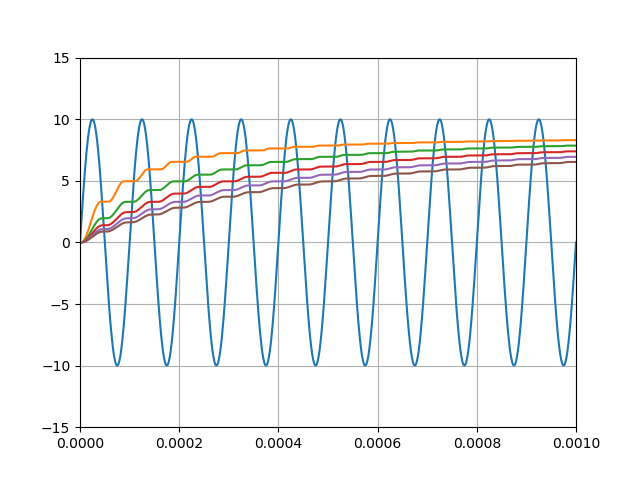

Generate this figure with Python:
import ltspice
import matplotlib.pyplot as plt
import numpy as np
import os

l = ltspice.Ltspice(os.path.dirname(__file__)+'/rectifier.raw') 
l.parse() 

time = l.getTime()
V_source = l.getData('V(source)')
V_cap_max = []

plt.plot(time, V_source)
for i in range(l.getCaseNumber()): # Iteration in simulation cases
    time = l.getTime(i)
    # Case number starts from zero
    # Each case has different time point numbers
    V_cap = l.getData('V(cap,pgnd)',i)
    V_cap_max.append(max(V_cap))
    plt.plot(time, V_cap)

print(V_cap_max)

plt.xlim((0, 1e-3))
plt.ylim((-15, 15))
plt.grid()
plt.savefig('rectifier.png')
plt.show()
